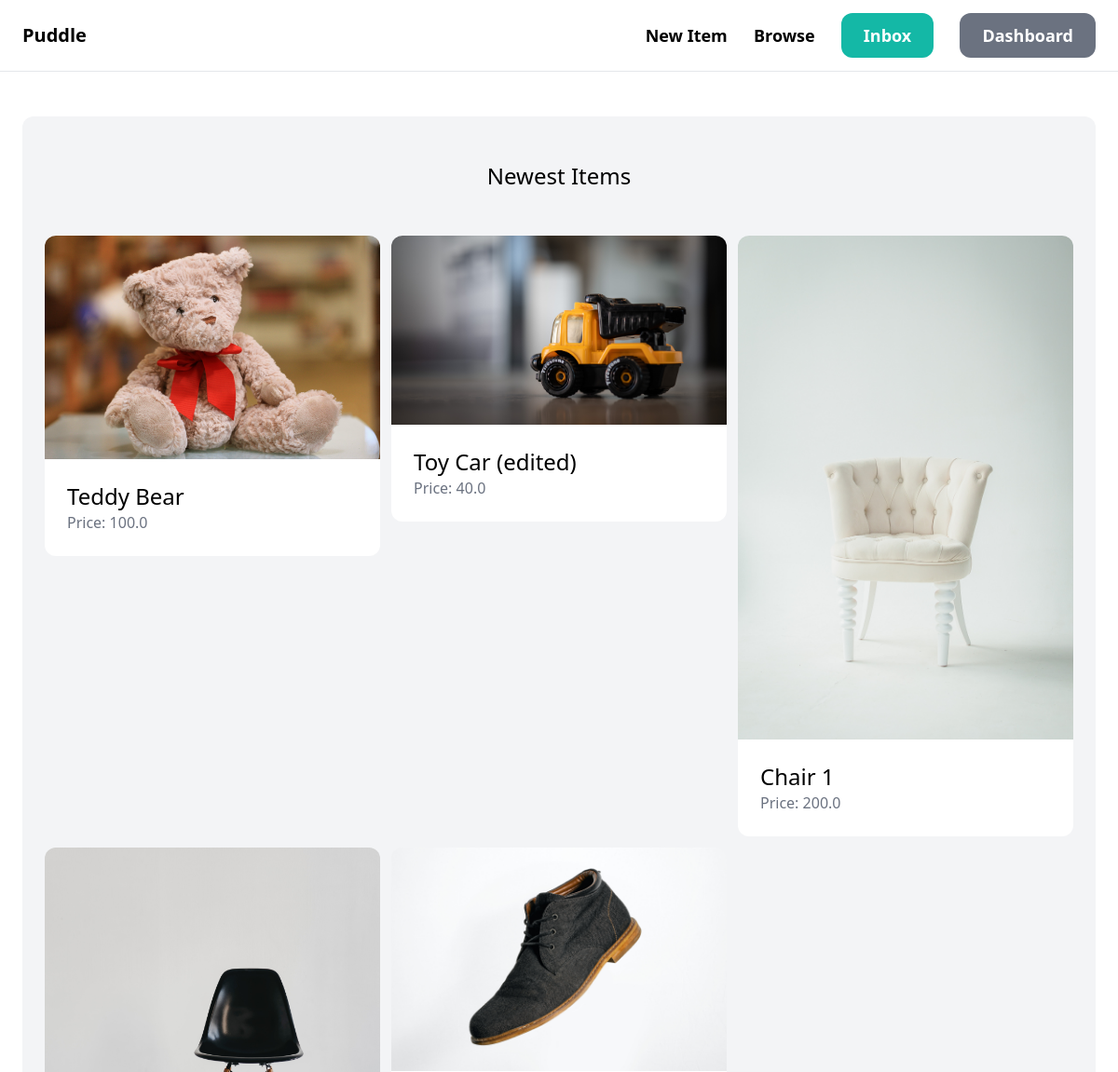
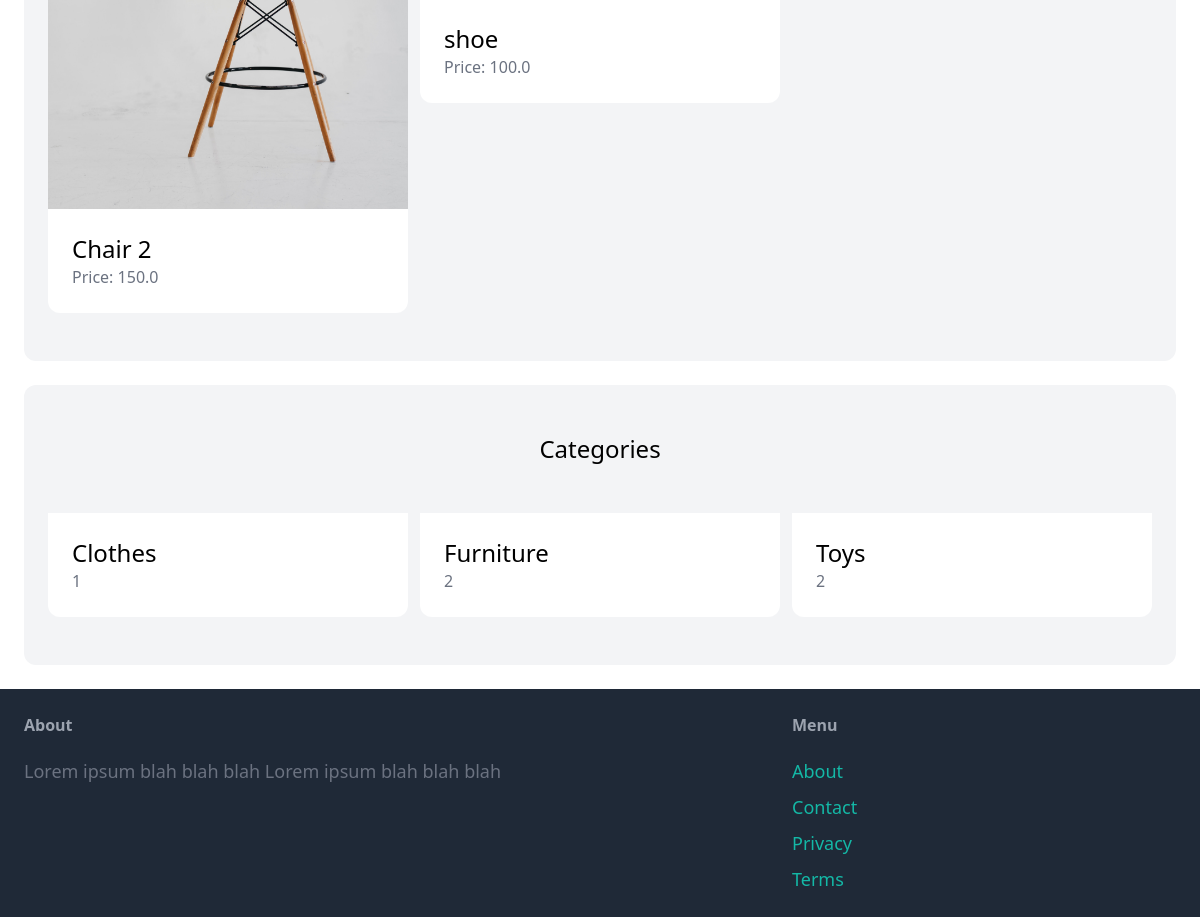
The app's page / (signed in) with its own data (2 pictures, top to bottom).
### item/models.py (models this page shows, shortened)
class Item(models.Model):
    category = models.ForeignKey(Category, related_name='items', on_delete=models.CASCADE)
    name = models.CharField(max_length=255)
    description = models.TextField(blank=True, null=True)
    price = models.FloatField()
    image = models.ImageField(upload_to='items_images', blank=True, null=True)
    is_sold = models.BooleanField(default=False)
    created_by = models.ForeignKey(User, related_name='items', on_delete=models.CASCADE)
    created_at = models.DateTimeField(auto_now_add=True)

class Category(models.Model):
    name = models.CharField(max_length=255)
    class Meta:
        ordering = ('name',)
        verbose_name_plural = "Categories"

### core/views.py (the view)
# urls.py: path('', views.index, name='index'),
def index(request):
    items = Item.objects.filter(is_sold=False)[0:6]
    categories = Category.objects.all()
    context = {'items': items, 'categories': categories}
    return render(request, 'core/index.html', context)

### core/templates/core/index.html (shortened to what this page needs)
{% extends 'core/base.html' %}
{% block content %}
<div class="mt-6 px-6 py-12 bg-gray-100 rounded-xl">
    <h2 class='mb-12 text-2xl text-center'>Newest Items</h2>
    <div class="grid grid-cols-3 gap-3">
        {% for item in items %}
            <div>
                <a href="{% url 'item:detail' item.id %}">
                    <div>
                        <img src="{{ item.image.url }}"
                         class="rounded-t-xl" >
                    </div>
                    <div class="p-6 bg-white rounded-b-xl">
                        <h2 class="text-2xl">{{ item.name }}</h2>
                        <p class="text-gray-500">Price: {{ item.price }}</p>
                    </div>
                </a>
            </div>
        {% endfor %}
    </div>
</div>
<div class="mt-6 px-6 py-12 bg-gray-100 rounded-xl">
    <h2 class='mb-12 text-2xl text-center'>Categories</h2>
    <div class="grid grid-cols-3 gap-3">
        {% for category in categories %}
        <div>
            <a href="#">
                <div class="p-6 bg-white rounded-b-xl">
                    <h2 class="text-2xl">{{ category.name }}</h2>
                    <p class="text-gray-500">{{category.items.count}}</p>
                </div>
            </a>
        </div>
        {% endfor %}
    </div>
</div>
{% endblock content %}

### records on screen
Item: image (picture), name "Teddy Bear", price "100.0"
Item: image (picture), name "Toy Car (edited)", price "40.0"
Item: image (picture), name "Chair 1", price "200.0"
Item: image (picture), name "Chair 2", price "150.0"
Item: image (picture), name "shoe", price "100.0"
Category: name "Clothes", items.count "1"
Category: name "Furniture", items.count "2"
Category: name "Toys", items.count "2"
